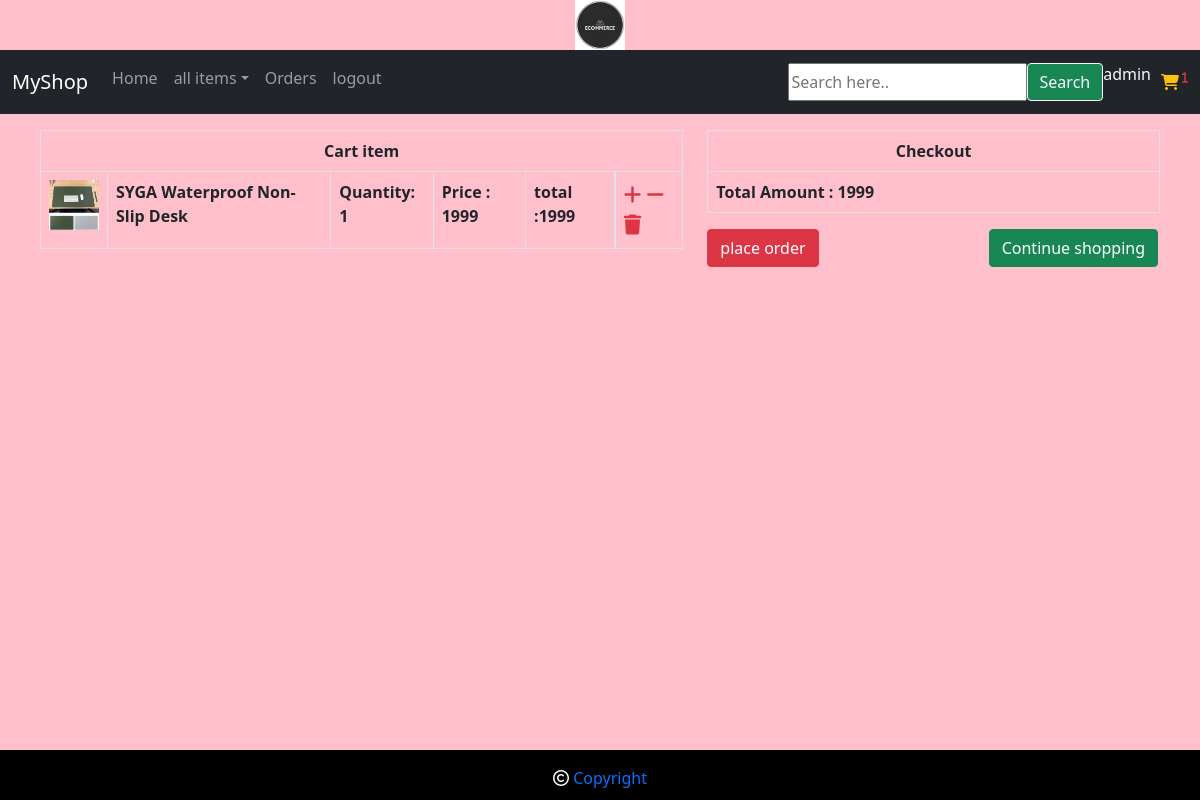
The app's page /cart/cartview (signed in) with its own data.
### cart/models.py (models this page shows, shortened)
class Cart(models.Model):
    product=models.ForeignKey(Product,on_delete=models.CASCADE)
    quantity=models.IntegerField()
    user=models.ForeignKey(User,on_delete=models.CASCADE)
    date_added=models.DateTimeField(auto_now_add=True)
    def total(self):
        return self.product.price * self.quantity

### shop/models.py (models this page shows, shortened)
class Product(models.Model):
    name=models.CharField(max_length=30)
    desc=models.TextField()
    price=models.IntegerField()
    image=models.ImageField(upload_to='product',blank=True,null=True)
    stock=models.IntegerField()
    availability=models.BooleanField(default=True)
    last_update=models.DateTimeField(auto_now=True)
    create_time=models.DateTimeField(auto_now_add=True)
    category=models.ForeignKey(Items,on_delete=models.CASCADE)

### cart/views.py (the view)
# urls.py: path('cartview', views.cartview, name='cartview'),
@login_required
def cartview(request):
    u=request.user
    cart=Cart.objects.filter(user=u)
    amount=0
    for i in cart:
        amount +=i.quantity * i.product.price
    return render(request,template_name='cart.html',context={'cart':cart,'total':amount})

### cart/context_processors.py (called while the page is built)
def total_item(request):
    t = 0
    if request.user.is_authenticated:
        u=request.user
        try:
            cart=Cart.objects.filter(user=u)
            for i in cart:
                t += i.quantity
        except:
            t=0
    return {'count':t}

### shop/context_processors.py (called while the page is built)
def menulinks(request):
    links=Items.objects.all()
    return {'links':links}

### templates/cart.html
{%extends 'base.html'%}
{%load static%}
{%block body%}
<div class="container-fluid">
    <div class="row m-3">
        <div class="col-md-7">
            <table class="table table-bordered">
               <tr>
                    <th class="text-center" colspan="7">Cart item</th>
               </tr>
                {%for i in cart%}
                <tr>
                    <td><img src="{{i.product.image.url}}" width="50px;" height="50px;"></td>
                    <td class="fw-bold">{{i.product.name}}</td>
                    <td class="fw-bold">Quantity: <b>{{i.quantity}}</b></td>
                    <td class="fw-bold">Price : <b>{{i.product.price}}</b></td>
                    <td class="fw-bold">total :{{i.total}} </td>
                    <td style="display:block;" class="fs-5">
                        <a href="{% url 'cart:add_cart' i.product.name %}"><i class="fa-solid fa-plus text-danger"></i></a>
                        <a href="{% url 'cart:remove_cart' i.product.name %}"><i class="fa-solid fa-minus text-danger"></i></a>
                        <a href="{% url 'cart:delete_cart' i.product.name %}"><i class="fa-solid fa-trash text-danger"></i></a>
                    </td>
                </tr>
                {%endfor%}
            </table>
        </div>
        <div class="col-md-5">
            <table class="table table-bordered">
                <tr>
                    <th class="text-center">Checkout</th>
                </tr>
                <tr>
                    <td class="fw-bold">Total Amount : <b>{{total}}</b></td>
                </tr>
            </table>
            <a class="btn btn-danger" href="{% url 'cart:order' %}">place order</a>
            <a class="btn btn-success" style="position:absolute; right:42px;" href="{%url 'shop:home' %}">Continue shopping</a>
        </div>
    </div>
</div>
{%endblock%}

### templates/base.html (shortened to what this page needs)
<!DOCTYPE html>
{%load static%}
<html lang="en">
<head>
    <link href="https://cdn.jsdelivr.net/npm/bootstrap@5.0.2/dist/css/bootstrap.min.css" rel="stylesheet">
    <link rel="stylesheet" href="https://cdnjs.cloudflare.com/ajax/libs/font-awesome/6.5.1/css/all.min.css" />
    <link href="{%static 'css/style.css'%}" type="text/css" rel="stylesheet">
</head>
<body>
<div class="container">
    <center>
        <img src="{% static 'images/lo.png'%}" height="50px;" width="50px;">
    </center>
</div>
<nav class="navbar navbar-expand-lg navbar-dark bg-dark">
    <div class="container-fluid">
        <a class="navbar-brand" href="{%url 'shop:home'%}">MyShop</a>
            <div class="collapse navbar-collapse" id="navbar-togg">
                <ul class="navbar-nav me-auto mb-2">
                    <li class="nav-item">
                        <a class="nav-link" href="#">Home</a>
                    </li>
                    {%if user.is_authenticated%}
                    <li class="nav-item dropdown">
                        <a class="nav-link dropdown-toggle" href="#" role="button"  data-bs-toggle="dropdown">all items</a>
                    </li>
                     <li class="nav-item">
                        <a class="nav-link" href="{%url 'cart:order_view'%}">Orders</a>
                    </li>
                    <li class="nav-item">
                        <a class="nav-link" href="{%url 'shop:logout'%}">logout</a>
                    </li>
                    {%endif%}
                </ul>
            </div>
         {%if user.is_authenticated%}
         <form class="d-flex" >
             <input type="text" name="search" placeholder="Search here.." class="from-control">
             <button type="submit" class="btn btn-outline-light btn-success" >Search</button>
         </form>
        <p class="text-light"> {{ user.username}}</p>
        <a href="{% url 'cart:cartview' %}"><i class="fa-solid fa-cart-shopping text-warning" style="margin-left:10px;"><sup class="text-danger"> {{count}}</sup></i></a>
        {%else%}
        <h6 class="text-light">Guest</h6>
        {%endif%}
    </div>
</nav>
{%block body%}
{%endblock%}
<div class="footer text-center">
    <div class="text-light pt-3">
        <i class="fa-regular fa-copyright"></i>
        <a class="" style="text-decoration:none;">Copyright</a>
    </div>
</div>
</body>
</html>

### static/css/style.css (style rules this page uses)
body { background-color:pink; }
.footer { text-align:center; width:100%; height:50px; background-color:black; position:fixed; bottom:0; left:0; }

### records on screen
Cart: product.image (picture), product.name "SYGA Waterproof Non-Slip Desk", quantity "1", product.price "1999", total "1999"

### other values on screen
{{ user.username }} "admin"
{{ count }} "1"
{{ total }} "1999"
